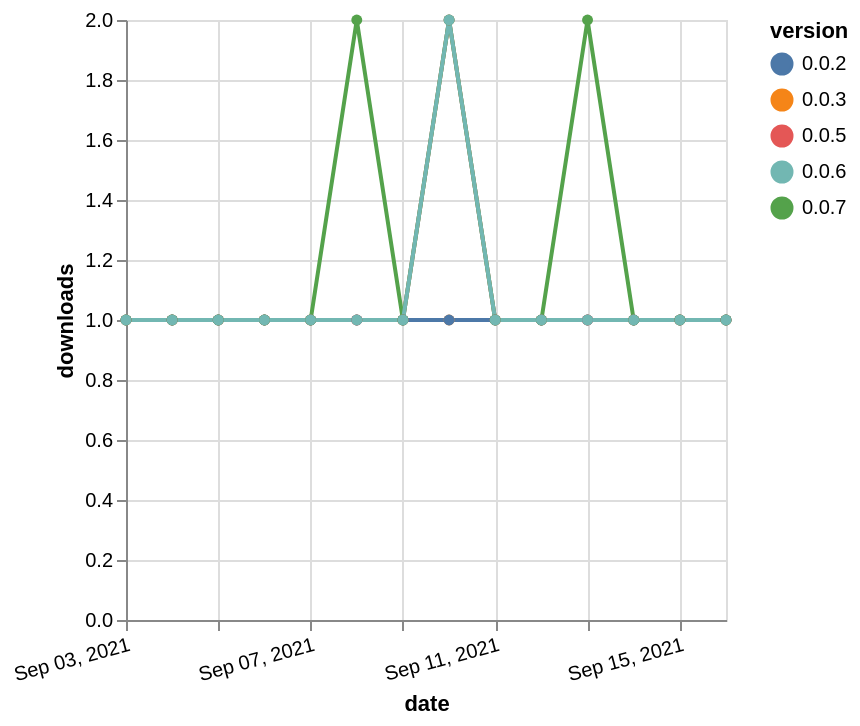

Specify this chart in Vega-Lite:
### Vega-Lite specification from a JSON file in a GitHub repository (floating-point values rounded to 4 significant figures)
{"$schema": "https://vega.github.io/schema/vega-lite/v5.json", "description": "A simple bar chart with embedded data.", "data": {"values": [{"date": "2021-09-03", "total": 183, "delta": 1, "version": "0.0.3"}, {"date": "2021-09-04", "total": 184, "delta": 1, "version": "0.0.3"}, {"date": "2021-09-05", "total": 185, "delta": 1, "version": "0.0.3"}, {"date": "2021-09-06", "total": 186, "delta": 1, "version": "0.0.3"}, {"date": "2021-09-07", "total": 187, "delta": 1, "version": "0.0.3"}, {"date": "2021-09-08", "total": 188, "delta": 1, "version": "0.0.3"}, {"date": "2021-09-09", "total": 189, "delta": 1, "version": "0.0.3"}, {"date": "2021-09-10", "total": 190, "delta": 1, "version": "0.0.3"}, {"date": "2021-09-11", "total": 191, "delta": 1, "version": "0.0.3"}, {"date": "2021-09-12", "total": 192, "delta": 1, "version": "0.0.3"}, {"date": "2021-09-13", "total": 193, "delta": 1, "version": "0.0.3"}, {"date": "2021-09-14", "total": 194, "delta": 1, "version": "0.0.3"}, {"date": "2021-09-15", "total": 195, "delta": 1, "version": "0.0.3"}, {"date": "2021-09-16", "total": 196, "delta": 1, "version": "0.0.3"}, {"date": "2021-09-03", "total": 181, "delta": 1, "version": "0.0.5"}, {"date": "2021-09-04", "total": 182, "delta": 1, "version": "0.0.5"}, {"date": "2021-09-05", "total": 183, "delta": 1, "version": "0.0.5"}, {"date": "2021-09-06", "total": 184, "delta": 1, "version": "0.0.5"}, {"date": "2021-09-07", "total": 185, "delta": 1, "version": "0.0.5"}, {"date": "2021-09-08", "total": 186, "delta": 1, "version": "0.0.5"}, {"date": "2021-09-09", "total": 187, "delta": 1, "version": "0.0.5"}, {"date": "2021-09-10", "total": 189, "delta": 2, "version": "0.0.5"}, {"date": "2021-09-11", "total": 190, "delta": 1, "version": "0.0.5"}, {"date": "2021-09-12", "total": 191, "delta": 1, "version": "0.0.5"}, {"date": "2021-09-13", "total": 192, "delta": 1, "version": "0.0.5"}, {"date": "2021-09-14", "total": 193, "delta": 1, "version": "0.0.5"}, {"date": "2021-09-15", "total": 194, "delta": 1, "version": "0.0.5"}, {"date": "2021-09-16", "total": 195, "delta": 1, "version": "0.0.5"}, {"date": "2021-09-03", "total": 188, "delta": 1, "version": "0.0.2"}, {"date": "2021-09-04", "total": 189, "delta": 1, "version": "0.0.2"}, {"date": "2021-09-05", "total": 190, "delta": 1, "version": "0.0.2"}, {"date": "2021-09-06", "total": 191, "delta": 1, "version": "0.0.2"}, {"date": "2021-09-07", "total": 192, "delta": 1, "version": "0.0.2"}, {"date": "2021-09-08", "total": 193, "delta": 1, "version": "0.0.2"}, {"date": "2021-09-09", "total": 194, "delta": 1, "version": "0.0.2"}, {"date": "2021-09-10", "total": 195, "delta": 1, "version": "0.0.2"}, {"date": "2021-09-11", "total": 196, "delta": 1, "version": "0.0.2"}, {"date": "2021-09-12", "total": 197, "delta": 1, "version": "0.0.2"}, {"date": "2021-09-13", "total": 198, "delta": 1, "version": "0.0.2"}, {"date": "2021-09-14", "total": 199, "delta": 1, "version": "0.0.2"}, {"date": "2021-09-15", "total": 200, "delta": 1, "version": "0.0.2"}, {"date": "2021-09-16", "total": 201, "delta": 1, "version": "0.0.2"}, {"date": "2021-09-03", "total": 133, "delta": 1, "version": "0.0.7"}, {"date": "2021-09-04", "total": 134, "delta": 1, "version": "0.0.7"}, {"date": "2021-09-05", "total": 135, "delta": 1, "version": "0.0.7"}, {"date": "2021-09-06", "total": 136, "delta": 1, "version": "0.0.7"}, {"date": "2021-09-07", "total": 137, "delta": 1, "version": "0.0.7"}, {"date": "2021-09-08", "total": 139, "delta": 2, "version": "0.0.7"}, {"date": "2021-09-09", "total": 140, "delta": 1, "version": "0.0.7"}, {"date": "2021-09-10", "total": 142, "delta": 2, "version": "0.0.7"}, {"date": "2021-09-11", "total": 143, "delta": 1, "version": "0.0.7"}, {"date": "2021-09-12", "total": 144, "delta": 1, "version": "0.0.7"}, {"date": "2021-09-13", "total": 146, "delta": 2, "version": "0.0.7"}, {"date": "2021-09-14", "total": 147, "delta": 1, "version": "0.0.7"}, {"date": "2021-09-15", "total": 148, "delta": 1, "version": "0.0.7"}, {"date": "2021-09-16", "total": 149, "delta": 1, "version": "0.0.7"}, {"date": "2021-09-03", "total": 180, "delta": 1, "version": "0.0.6"}, {"date": "2021-09-04", "total": 181, "delta": 1, "version": "0.0.6"}, {"date": "2021-09-05", "total": 182, "delta": 1, "version": "0.0.6"}, {"date": "2021-09-06", "total": 183, "delta": 1, "version": "0.0.6"}, {"date": "2021-09-07", "total": 184, "delta": 1, "version": "0.0.6"}, {"date": "2021-09-08", "total": 185, "delta": 1, "version": "0.0.6"}, {"date": "2021-09-09", "total": 186, "delta": 1, "version": "0.0.6"}, {"date": "2021-09-10", "total": 188, "delta": 2, "version": "0.0.6"}, {"date": "2021-09-11", "total": 189, "delta": 1, "version": "0.0.6"}, {"date": "2021-09-12", "total": 190, "delta": 1, "version": "0.0.6"}, {"date": "2021-09-13", "total": 191, "delta": 1, "version": "0.0.6"}, {"date": "2021-09-14", "total": 192, "delta": 1, "version": "0.0.6"}, {"date": "2021-09-15", "total": 193, "delta": 1, "version": "0.0.6"}, {"date": "2021-09-16", "total": 194, "delta": 1, "version": "0.0.6"}]}, "width": "container", "mark": {"type": "line", "point": {"filled": true}}, "encoding": {"x": {"field": "date", "type": "temporal", "timeUnit": "yearmonthdate", "title": "date", "axis": {"labelAngle": -15}}, "y": {"field": "delta", "type": "quantitative", "title": "downloads"}, "color": {"field": "version", "type": "nominal"}, "tooltip": {"field": "delta"}}}
